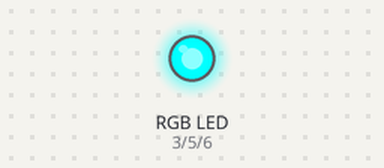
Simulated run of this sketch. Board: Arduino Uno, built with avr-gcc and run on an emulated ATmega328P. Parts: an RGB LED mixed from three pins (HIGH = lit).

Above: at 0.05 s.
At 1.5 s:
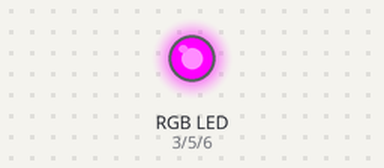
At 2.95 s:
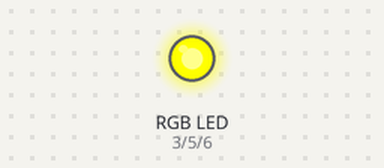
At 3.7 s:
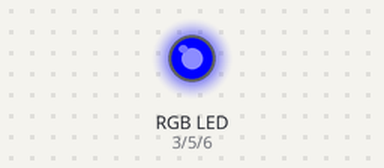
At 4.45 s:
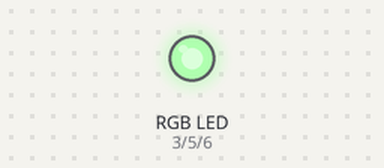
At 5.95 s:
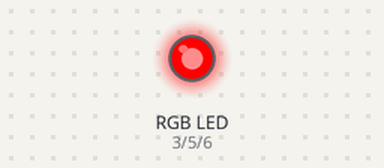
Timing chart, 0 to 7.8 s (numbered marks = the images above):
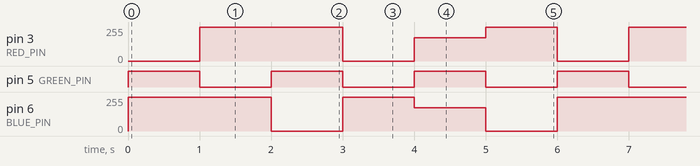

The sketch:

MultiLED.ino
```cpp
// Pin definitions (using uint8_t and const for efficiency and safety)
const uint8_t RED_PIN = 3;
const uint8_t GREEN_PIN = 5;
const uint8_t BLUE_PIN = 6;

// Comment this line out if using a Common Cathode LED
#define COMMON_ANODE

// Structure to hold color and timing data cleanly
struct RGBState {
  uint8_t red;
  uint8_t green;
  uint8_t blue;
  unsigned int duration;
};

// Sequence table for the loop
const RGBState colorSequence[] = {
  {255,   0,   0, 1000}, // Red
  {  0, 255,   0, 1000}, // Green
  {  0,   0, 255, 1000}, // Blue
  {255, 255,   0, 1000}, // Yellow
  { 80,   0,  80, 1000}, // Purple
  {  0, 255, 255, 1000}  // Aqua
};

void setup() {
  pinMode(RED_PIN, OUTPUT);
  pinMode(GREEN_PIN, OUTPUT);
  pinMode(BLUE_PIN, OUTPUT);
}

void loop() {
  // Loop through the color sequence cleanly using a range-based for loop
  for (const auto& item : colorSequence) {
    setColor(item.red, item.green, item.blue);
    delay(item.duration);
  }
}

void setColor(int red, int green, int blue) {
  #ifdef COMMON_ANODE
    red = 255 - red;
    green = 255 - green;
    blue = 255 - blue;
  #endif
  analogWrite(RED_PIN, red);
  analogWrite(GREEN_PIN, green);
  analogWrite(BLUE_PIN, blue);
}
```

Measured:
- by itself, pin 3 (RED_PIN): repeats every 6.0 s: 0/255 1.0 s, 175/255 1.0 s, 255/255 1.0 s, 0/255 1.0 s, 255/255 2.0 s
- by itself, pin 5 (GREEN_PIN): alternates HIGH for 1.0 s and LOW for 1.0 s
- by itself, pin 6 (BLUE_PIN): repeats every 6.0 s: 0/255 1.0 s, 255/255 1.0 s, 175/255 1.0 s, 0/255 1.0 s, 255/255 2.0 s
